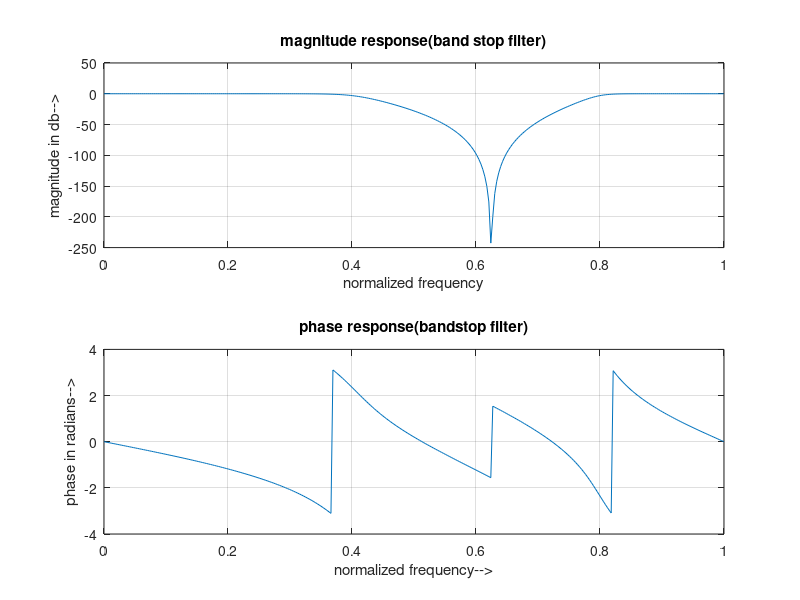

Here is the MATLAB script that generated this plot:
clc;
clear all;
close all;
ap=0.5;
as=50;
fp=1000;
fs=2000;
f=5000;
wp=2*fp/f;
ws=2*fs/f;
wn=[wp,ws];
[n]=buttord(wp,ws,ap,as);
[b,a]=butter(n,wn,'stop');
w=0:0.01:pi;
h=freqz(b,a,w);
p=angle(h);
mag=20*log10(abs(h));
subplot(2,1,1);
plot(w/pi,mag);
grid;
xlabel('normalized frequency');
ylabel('magnitude in db-->');
title('magnitude response(band stop filter)');
subplot(2,1,2);
plot(w/pi,p);
grid;
xlabel('normalized frequency-->');
ylabel('phase in radians-->');
title('phase response(bandstop filter)');
